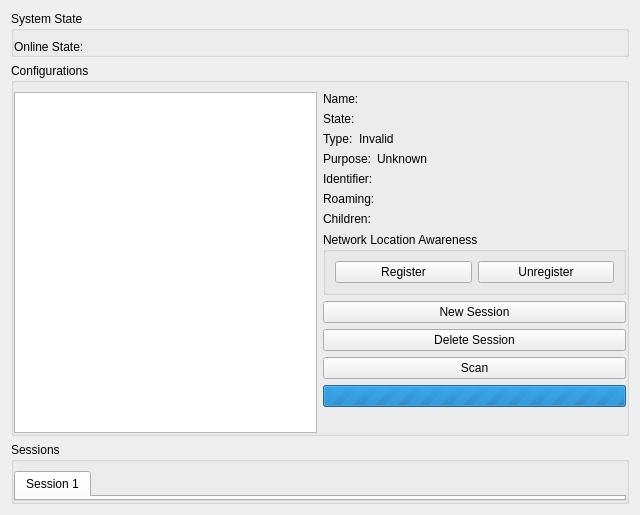
<?xml version="1.0" encoding="UTF-8"?>
<ui version="4.0">
 <class>BearerMonitor</class>
 <widget class="QWidget" name="BearerMonitor">
  <property name="geometry">
   <rect>
    <x>0</x>
    <y>0</y>
    <width>640</width>
    <height>515</height>
   </rect>
  </property>
  <property name="windowTitle">
   <string>Form</string>
  </property>
  <layout class="QGridLayout" name="gridLayout">
   <item row="0" column="0">
    <widget class="QGroupBox" name="systemState">
     <property name="title">
      <string>System State</string>
     </property>
     <property name="flat">
      <bool>true</bool>
     </property>
     <layout class="QVBoxLayout" name="verticalLayout_4">
      <property name="leftMargin">
       <number>0</number>
      </property>
      <property name="rightMargin">
       <number>0</number>
      </property>
      <property name="bottomMargin">
       <number>0</number>
      </property>
      <item>
       <layout class="QHBoxLayout" name="onlineStateLayout">
        <item>
         <widget class="QLabel" name="onlineStateLabel">
          <property name="text">
           <string>Online State:</string>
          </property>
         </widget>
        </item>
        <item>
         <widget class="QLabel" name="onlineState">
          <property name="sizePolicy">
           <sizepolicy hsizetype="MinimumExpanding" vsizetype="Preferred">
            <horstretch>0</horstretch>
            <verstretch>0</verstretch>
           </sizepolicy>
          </property>
          <property name="text">
           <string/>
          </property>
         </widget>
        </item>
       </layout>
      </item>
     </layout>
    </widget>
   </item>
   <item row="1" column="0">
    <widget class="QGroupBox" name="groupBox">
     <property name="title">
      <string>Configurations</string>
     </property>
     <property name="flat">
      <bool>true</bool>
     </property>
     <layout class="QHBoxLayout" name="horizontalLayout_9">
      <property name="leftMargin">
       <number>0</number>
      </property>
      <property name="rightMargin">
       <number>0</number>
      </property>
      <property name="bottomMargin">
       <number>0</number>
      </property>
      <item>
       <widget class="QTreeWidget" name="treeWidget">
        <attribute name="headerVisible">
         <bool>false</bool>
        </attribute>
        <column>
         <property name="text">
          <string>1</string>
         </property>
        </column>
       </widget>
      </item>
      <item>
       <layout class="QVBoxLayout" name="verticalLayout">
        <item>
         <layout class="QHBoxLayout" name="configurationNameLayout">
          <item>
           <widget class="QLabel" name="configurationNameLabel">
            <property name="text">
             <string>Name:</string>
            </property>
           </widget>
          </item>
          <item>
           <widget class="QLabel" name="configurationName">
            <property name="sizePolicy">
             <sizepolicy hsizetype="MinimumExpanding" vsizetype="Preferred">
              <horstretch>0</horstretch>
              <verstretch>0</verstretch>
             </sizepolicy>
            </property>
            <property name="text">
             <string/>
            </property>
           </widget>
          </item>
         </layout>
        </item>
        <item>
         <layout class="QHBoxLayout" name="configurationStateLayout">
          <item>
           <widget class="QLabel" name="configurationStateLabel">
            <property name="text">
             <string>State:</string>
            </property>
           </widget>
          </item>
          <item>
           <widget class="QLabel" name="configurationState">
            <property name="sizePolicy">
             <sizepolicy hsizetype="MinimumExpanding" vsizetype="Preferred">
              <horstretch>0</horstretch>
              <verstretch>0</verstretch>
             </sizepolicy>
            </property>
            <property name="text">
             <string/>
            </property>
           </widget>
          </item>
         </layout>
        </item>
        <item>
         <layout class="QHBoxLayout" name="configurationTypeLayout">
          <item>
           <widget class="QLabel" name="configurationTypeLabel">
            <property name="text">
             <string>Type:</string>
            </property>
           </widget>
          </item>
          <item>
           <widget class="QLabel" name="configurationType">
            <property name="sizePolicy">
             <sizepolicy hsizetype="MinimumExpanding" vsizetype="Preferred">
              <horstretch>0</horstretch>
              <verstretch>0</verstretch>
             </sizepolicy>
            </property>
            <property name="text">
             <string>Invalid</string>
            </property>
           </widget>
          </item>
         </layout>
        </item>
        <item>
         <layout class="QHBoxLayout" name="configurationPurposeLayout">
          <item>
           <widget class="QLabel" name="configurationPurposeLabel">
            <property name="text">
             <string>Purpose:</string>
            </property>
           </widget>
          </item>
          <item>
           <widget class="QLabel" name="configurationPurpose">
            <property name="sizePolicy">
             <sizepolicy hsizetype="MinimumExpanding" vsizetype="Preferred">
              <horstretch>0</horstretch>
              <verstretch>0</verstretch>
             </sizepolicy>
            </property>
            <property name="text">
             <string>Unknown</string>
            </property>
           </widget>
          </item>
         </layout>
        </item>
        <item>
         <layout class="QHBoxLayout" name="configurationIdentifierLayout">
          <item>
           <widget class="QLabel" name="configurationIdentifierLabel">
            <property name="text">
             <string>Identifier:</string>
            </property>
           </widget>
          </item>
          <item>
           <widget class="QLabel" name="configurationIdentifier">
            <property name="sizePolicy">
             <sizepolicy hsizetype="MinimumExpanding" vsizetype="Preferred">
              <horstretch>0</horstretch>
              <verstretch>0</verstretch>
             </sizepolicy>
            </property>
            <property name="text">
             <string/>
            </property>
           </widget>
          </item>
         </layout>
        </item>
        <item>
         <layout class="QHBoxLayout" name="configurationRoamingLayout">
          <item>
           <widget class="QLabel" name="configurationRoamingLabel">
            <property name="text">
             <string>Roaming:</string>
            </property>
           </widget>
          </item>
          <item>
           <widget class="QLabel" name="configurationRoaming">
            <property name="sizePolicy">
             <sizepolicy hsizetype="MinimumExpanding" vsizetype="Preferred">
              <horstretch>0</horstretch>
              <verstretch>0</verstretch>
             </sizepolicy>
            </property>
            <property name="text">
             <string/>
            </property>
           </widget>
          </item>
         </layout>
        </item>
        <item>
         <layout class="QHBoxLayout" name="configurationChildrenLayout">
          <item>
           <widget class="QLabel" name="configurationChildrenLabel">
            <property name="text">
             <string>Children:</string>
            </property>
           </widget>
          </item>
          <item>
           <widget class="QLabel" name="configurationChildren">
            <property name="sizePolicy">
             <sizepolicy hsizetype="MinimumExpanding" vsizetype="Preferred">
              <horstretch>0</horstretch>
              <verstretch>0</verstretch>
             </sizepolicy>
            </property>
            <property name="text">
             <string/>
            </property>
           </widget>
          </item>
         </layout>
        </item>
        <item>
         <widget class="QGroupBox" name="nlaGroup">
          <property name="title">
           <string>Network Location Awareness</string>
          </property>
          <layout class="QHBoxLayout" name="horizontalLayout">
           <item>
            <widget class="QPushButton" name="registerButton">
             <property name="text">
              <string>Register</string>
             </property>
            </widget>
           </item>
           <item>
            <widget class="QPushButton" name="unregisterButton">
             <property name="text">
              <string>Unregister</string>
             </property>
            </widget>
           </item>
          </layout>
         </widget>
        </item>
        <item>
         <widget class="QPushButton" name="newSessionButton">
          <property name="text">
           <string>New Session</string>
          </property>
         </widget>
        </item>
        <item>
         <widget class="QPushButton" name="deleteSessionButton">
          <property name="text">
           <string>Delete Session</string>
          </property>
         </widget>
        </item>
        <item>
         <widget class="QPushButton" name="scanButton">
          <property name="text">
           <string>Scan</string>
          </property>
         </widget>
        </item>
        <item>
         <widget class="QProgressBar" name="progressBar">
          <property name="maximum">
           <number>0</number>
          </property>
          <property name="value">
           <number>-1</number>
          </property>
          <property name="textVisible">
           <bool>false</bool>
          </property>
          <property name="invertedAppearance">
           <bool>false</bool>
          </property>
          <property name="format">
           <string>%p%</string>
          </property>
         </widget>
        </item>
        <item>
         <spacer name="verticalSpacer">
          <property name="orientation">
           <enum>Qt::Vertical</enum>
          </property>
          <property name="sizeHint" stdset="0">
           <size>
            <width>20</width>
            <height>40</height>
           </size>
          </property>
         </spacer>
        </item>
       </layout>
      </item>
     </layout>
    </widget>
   </item>
   <item row="2" column="0">
    <widget class="QGroupBox" name="sessionGroup">
     <property name="title">
      <string>Sessions</string>
     </property>
     <property name="flat">
      <bool>true</bool>
     </property>
     <layout class="QVBoxLayout" name="verticalLayout_3">
      <property name="leftMargin">
       <number>0</number>
      </property>
      <property name="rightMargin">
       <number>0</number>
      </property>
      <property name="bottomMargin">
       <number>0</number>
      </property>
      <item>
       <widget class="QTabWidget" name="tabWidget">
        <property name="sizePolicy">
         <sizepolicy hsizetype="Expanding" vsizetype="Preferred">
          <horstretch>0</horstretch>
          <verstretch>0</verstretch>
         </sizepolicy>
        </property>
        <property name="currentIndex">
         <number>0</number>
        </property>
        <widget class="QWidget" name="tab">
         <attribute name="title">
          <string>Session 1</string>
         </attribute>
        </widget>
       </widget>
      </item>
     </layout>
    </widget>
   </item>
  </layout>
 </widget>
 <resources/>
 <connections/>
</ui>
